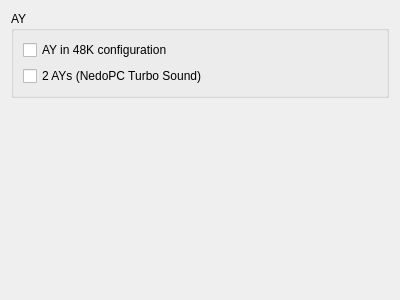
<?xml version="1.0" encoding="UTF-8"?>
<ui version="4.0">
 <class>ZxConfigWidget</class>
 <widget class="QWidget" name="ZxConfigWidget">
  <property name="geometry">
   <rect>
    <x>0</x>
    <y>0</y>
    <width>400</width>
    <height>300</height>
   </rect>
  </property>
  <property name="sizePolicy">
   <sizepolicy hsizetype="Preferred" vsizetype="Preferred">
    <horstretch>0</horstretch>
    <verstretch>0</verstretch>
   </sizepolicy>
  </property>
  <property name="windowTitle">
   <string notr="true">ApogeyConfigWidget</string>
  </property>
  <layout class="QVBoxLayout" name="verticalLayout_2">
   <item>
    <widget class="QGroupBox" name="ayGroupBox">
     <property name="sizePolicy">
      <sizepolicy hsizetype="Preferred" vsizetype="Preferred">
       <horstretch>1</horstretch>
       <verstretch>0</verstretch>
      </sizepolicy>
     </property>
     <property name="title">
      <string notr="true">AY</string>
     </property>
     <layout class="QVBoxLayout" name="verticalLayout">
      <property name="spacing">
       <number>6</number>
      </property>
      <item>
       <widget class="QCheckBox" name="ay48kCheckBox">
        <property name="text">
         <string>AY in 48K configuration</string>
        </property>
       </widget>
      </item>
      <item>
       <widget class="QCheckBox" name="tsCheckBox">
        <property name="text">
         <string>2 AYs (NedoPC Turbo Sound)</string>
        </property>
       </widget>
      </item>
     </layout>
    </widget>
   </item>
   <item>
    <spacer name="verticalSpacer">
     <property name="orientation">
      <enum>Qt::Vertical</enum>
     </property>
     <property name="sizeHint" stdset="0">
      <size>
       <width>20</width>
       <height>40</height>
      </size>
     </property>
    </spacer>
   </item>
  </layout>
 </widget>
 <resources/>
 <connections/>
</ui>
